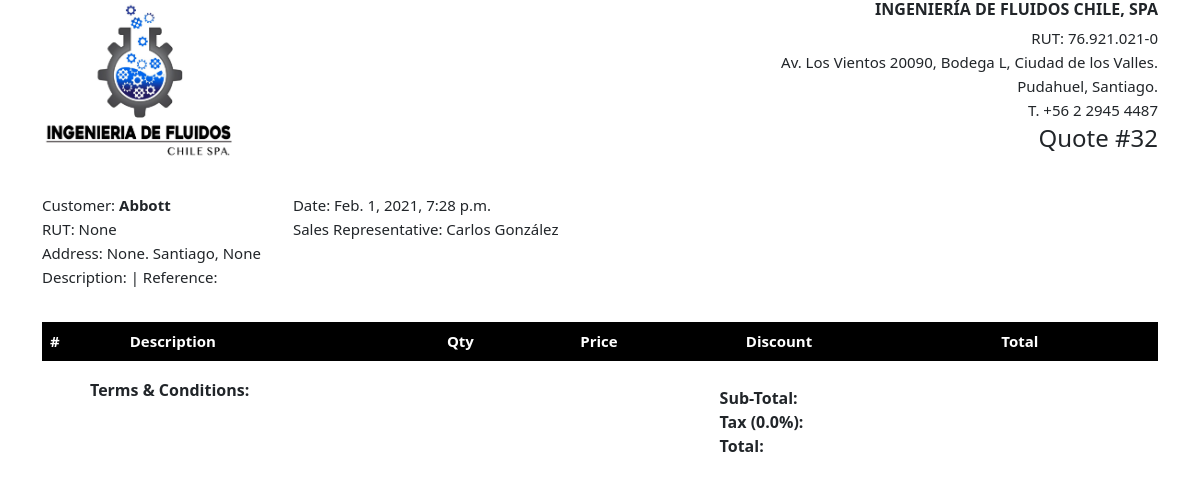
Before: /quote/view-quote/32 with the older database file.
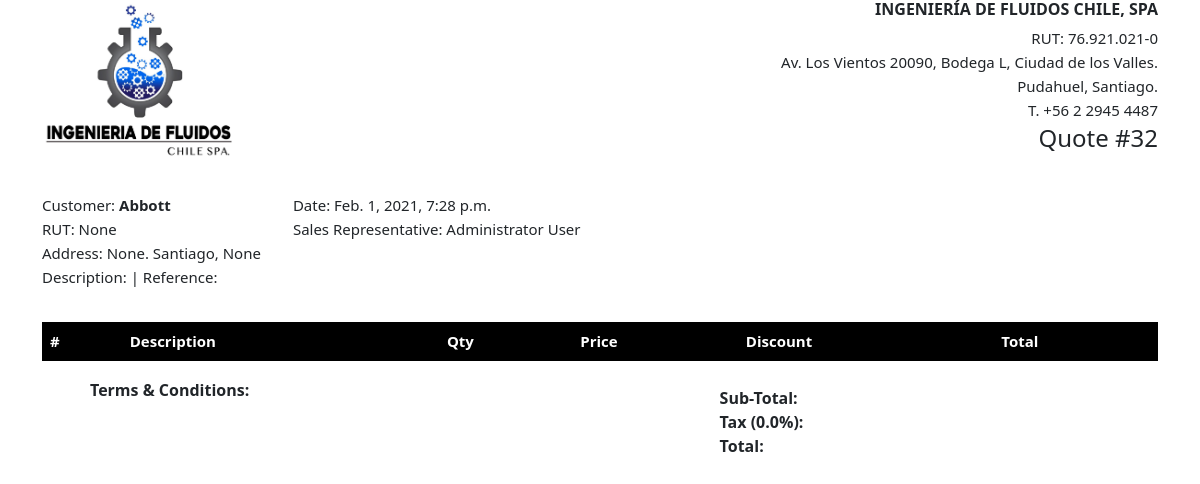
After: the same page with the newer database file.
### quote/models.py (models this page shows, shortened)
class Quote(models.Model):
    creator = models.ForeignKey(User, on_delete=PROTECT, related_name="quote_creator")
    reference = models.CharField(max_length=50, blank=True, null=True)
    description = models.CharField(max_length=50, blank=True, null=True)
    creation_date = models.DateTimeField(auto_now_add=True)
    edit_date = models.DateTimeField(auto_now=True)
    products = models.ManyToManyField("Product", blank=True)
    company = models.ForeignKey(
        Company, on_delete=PROTECT, related_name="company_quoted"
    )
    contact = models.ForeignKey(
        Contact, on_delete=PROTECT, related_name="contact_quoted", blank=True, null=True
    )
    terms = models.TextField(blank=True, null=True)
    tax = models.FloatField(blank=True, null=True)
    internal_note = models.TextField(blank=True, null=True)

class User(AbstractUser):
    pass

class Company(models.Model):
    name = models.CharField(max_length=20, unique=True)
    legal_id = models.CharField(max_length=10, null=True, unique=True)
    email = models.EmailField(blank=True, null=True)
    phone = models.CharField(max_length=12, null=True)
    mobile = models.CharField(max_length=12, null=True)
    category = models.ForeignKey(
        Category, on_delete=PROTECT, related_name="company_category"
    )
    address = models.CharField(max_length=100, null=True)
    city = models.CharField(max_length=50, null=True)
    state = models.CharField(max_length=50, null=True)
    country = models.CharField(max_length=50, null=True)
    creator = models.ForeignKey(User, on_delete=PROTECT, related_name="company_creator")
    editor = models.ForeignKey(User, on_delete=PROTECT, related_name="company_editor")
    creation_date = models.DateTimeField(auto_now_add=True)
    edit_date = models.DateTimeField(auto_now=True)
    class Meta:
        verbose_name_plural = "Companies"

### quote/views.py (the view)
# urls.py: path("view-quote/<int:quote_id>", views.view_quote, name="view-quote"),
def view_quote(request, quote_id):
    quote = Quote.objects.get(pk=quote_id)
    products = QuotedProduct.objects.filter(quote=quote)
    logo = "img"
    company = UserCompany.objects.get(pk=1)
    return render(
        request,
        "quote/view-quote.html",
        {"quote": quote, "products": [product.serialize() for product in products], "company": company},
    )

### quote/templates/quote/view-quote.html (shortened to what this page needs)
{% extends 'quote/layout.html' %}
{% load static %}
{% block body %}
<div class="company-info">
    <div class="general-info-left">
        <img src="{% static 'quote/img/logo/Logo-IFC.jpg' %}" alt="Logo-IFC" width="200px">
    </div>
    <div class="general-info-right">
        <div>
            <h6><strong>{{company.name}}</strong></h6>
            <p class="company-details">RUT: {{company.legal_id}}</p>
            <p class="company-details">{{company.address}}.</p>
            <p class="company-details">{{company.city}}, {{company.state}}.</p>
            <p class="company-details">T. {{company.phone}}</p>
            <h4>Quote #{{ quote.pk }}</h4>
        </div>
    </div>
</div>
<div class="customer-info">
    <div class="customer-info-left">
        <div>
            <p>Customer: <strong>{{quote.company.name}}</strong></p>
            <p class="customer-details">RUT: {{quote.company.legal_id}}</p>
            <p class="customer-details">Address: {{quote.company.address}}. {{quote.company.city}}, {{quote.company.state}}</p>
            <p class="customer-details">Description: {{quote.description}} | Reference: {{quote.reference}}</p>
        </div>
    </div>
    <div class="customer-info-right">
        <div>
            <p>Date: {{quote.creation_date}}</p>
            <p class="customer-details">Sales Representative: {{quote.creator.first_name}} {{quote.creator.last_name}}</p>
        </div>
    </div>
</div>
<table class='table'>
    <thead>
        <tr>
            <th>#</th>
            <th>Description</th>
            <th>Qty</th>
            <th>Price</th>
            <th>Discount</th>
            <th>Total</th>
        </tr>
    </thead>
</table>
<div class="terms-and-total">
    <div class="terms">
        <div><strong>Terms & Conditions:</strong></div>
    </div>
    <div class="totals">
        <div class="totaling-div">
            <div class="total-label">Sub-Total:</div>
        </div>
        <div class="totaling-div">
            <div class="total-label">Tax ({{quote.tax}}%):</div>
        </div>
        <div class="totaling-div">
            <div class="total-label">Total:</div>
        </div>
    </div>
</div>
<link rel="stylesheet" type="text/css" href="{% static 'quote/css/view-quote.css' %}">
{% endblock body %}

Changed rows visible on the page:
changed through a linked row, Quote "Abbott": creator.first_name "Carlos" → "Administrator"; creator.last_name "González" → "User"
